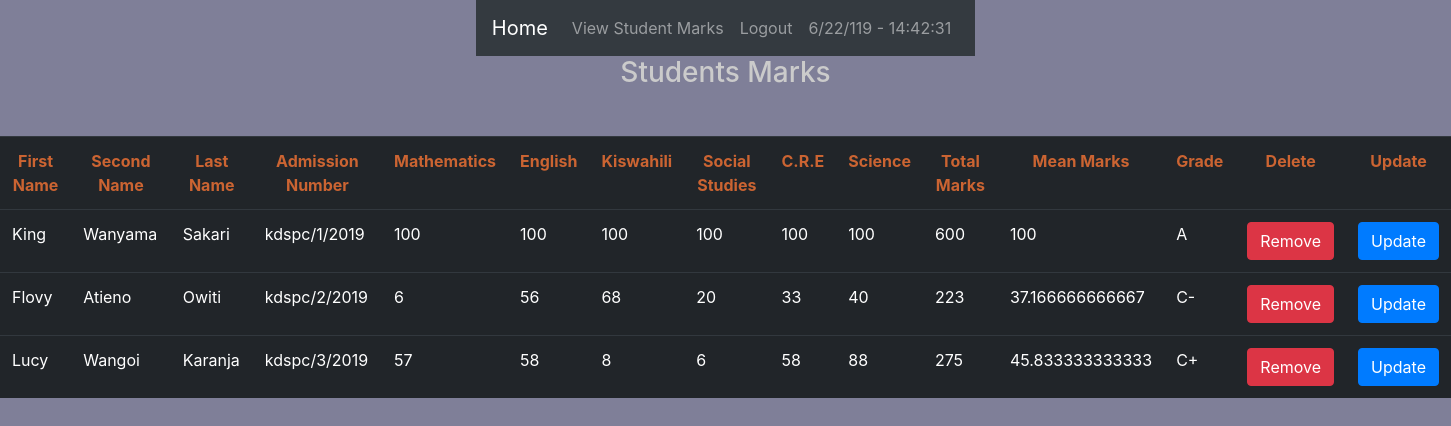
Page /classteacher_modules/viewStuentsMarks.php on the committed database.
### tables this page shows
CREATE TABLE `student_marks` (
  `fname` varchar(255) NOT NULL,
  `sname` varchar(255) NOT NULL,
  `lname` varchar(255) NOT NULL,
  `adm_number` varchar(255) NOT NULL,
  `maths` varchar(255) NOT NULL,
  `english` varchar(255) NOT NULL,
  `kiswahili` varchar(255) NOT NULL,
  `sst` varchar(255) NOT NULL,
  `cre` varchar(255) NOT NULL,
  `science` varchar(255) NOT NULL,
  `totota_marks` varchar(255) NOT NULL,
  `mean_marks` varchar(255) NOT NULL,
  `grade` varchar(10) NOT NULL
);

### classteacher_modules/viewStuentsMarks.php (the view, shortened to what this page needs)
<!doctype html>
<html lang="en">
<head>
    <link rel="stylesheet" href="../bootstrap/css/bootstrap.css">
    <link rel="stylesheet" href="../bootstrap/css/styles.css">
</head>
<body onload=display_ct(); class="vMarksBody">
<div class="navigation">
    <nav class="navbar navbar-expand-md bg-dark navbar-dark">
        <a class="navbar-brand" href="../classteacher.php">Home</a>
        <div class="collapse navbar-collapse" id="collapsibleNavbar">
            <ul class="navbar-nav">
                <li class="nav-item">
                    <a class="nav-link" href="viewStuentsMarks.php">View Student Marks</a>
                </li>
                <li class="nav-item">
                    <a  class="nav-link" href="../logout.php">Logout</a>
                </li>
                <li class="nav-item">
                    <a id="ct" class="nav-link"></a>
                </li>
            </ul>
        </div>
    </nav>
</div>
<div class="row tchattl">
    <h3 class="title">Students Marks</h3>
</div>
    <table class="table table-hover table-dark">
        <tr>
            <th class="th">First Name</th>
            <th class="th">Second Name</th>
            <th class="th">Last Name</th>
            <th class="th">Admission Number</th>
            <th class="th">Mathematics</th>
            <th class="th">English</th>
            <th class="th">Kiswahili</th>
            <th class="th">Social Studies</th>
            <th class="th">C.R.E</th>
            <th class="th">Science</th>
            <th class="th">Total Marks</th>
            <th class="th">Mean Marks</th>
            <th class="th">Grade</th>
            <th class="th">Delete</th>
            <th class="th">Update</th>
        </tr>
        <?php
        $conn = mysqli_connect("localhost","root","","userregistration");
        if (!$conn){
            echo "Connection failed";
        }else{
            $selectQuery = "SELECT * FROM student_marks";
            $selecting = mysqli_query($conn,$selectQuery);
            while ($row = mysqli_fetch_assoc($selecting)){
                extract($row);
                echo "
                    <tr>
                        <td>$fname</td>
                        <td>$sname</td>
                        <td>$lname</td>
                        <td>$adm_number</td>
                        <td>$maths</td>
                        <td>$english</td>
                        <td>$kiswahili</td>
                        <td>$sst</td>
                        <td>$cre</td>
                        <td>$science</td>
                        <td>$totota_marks</td>
                        <td>$mean_marks</td>
                        <td>$grade</td>
                        <td><a href='#' class='btn btn-danger'>Remove</a></td>
                        <td><a href='#' class='btn btn-primary'>Update</a></td>
                    </tr>";
            }
        }
        ?>
    </table>
</body>
</html>

### rows in the picture
student_marks: fname "King", sname "Wanyama", lname "Sakari", adm_number "kdspc/1/2019", maths "100", english "100", kiswahili "100", sst "100", cre "100", science "100", totota_marks "600", mean_marks "100", grade "A"
student_marks: fname "Flovy", sname "Atieno", lname "Owiti", adm_number "kdspc/2/2019", maths "6", english "56", kiswahili "68", sst "20", cre "33", science "40", totota_marks "223", mean_marks "37.166666666667", grade "C-"
student_marks: fname "Lucy", sname "Wangoi", lname "Karanja", adm_number "kdspc/3/2019", maths "57", english "58", kiswahili "8", sst "6", cre "58", science "88", totota_marks "275", mean_marks "45.833333333333", grade "C+"
